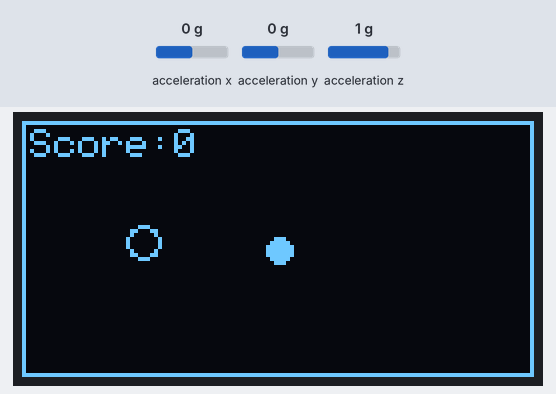
Recording of a sketch running on a simulated Arduino Uno, built with avr-gcc and run on an emulated ATmega328P. Shown: 128×64 one-colour display. The test bench sets the inputs (shaded band); at power-on: acceleration x 0 g, acceleration y 0 g, acceleration z 1 g. Random numbers use the default seed unless the sketch sets one.

Above: at 1.2 s.
1.3 s: acceleration x set to -1.4 g
At 2.7 s:
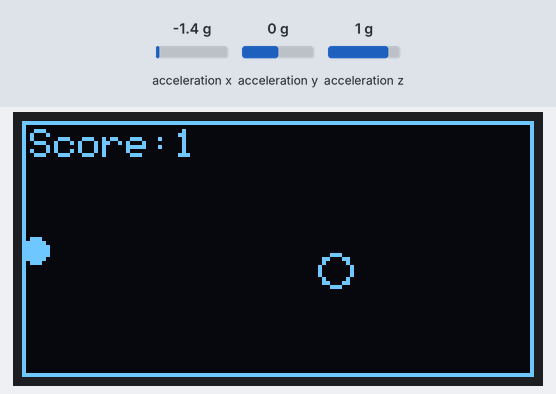
3.0 s: acceleration y set to -1.4 g
At 4.3 s:
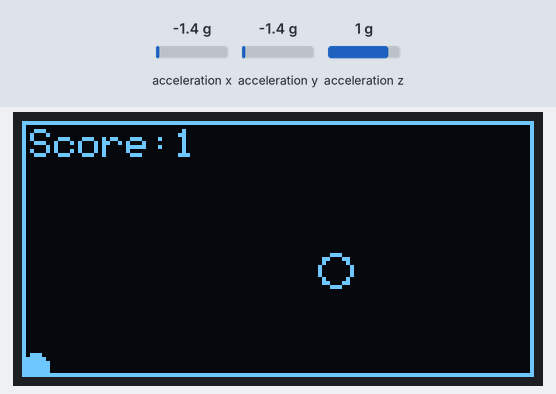
4.6 s: acceleration x set to 0.8 g
At 4.68 s:
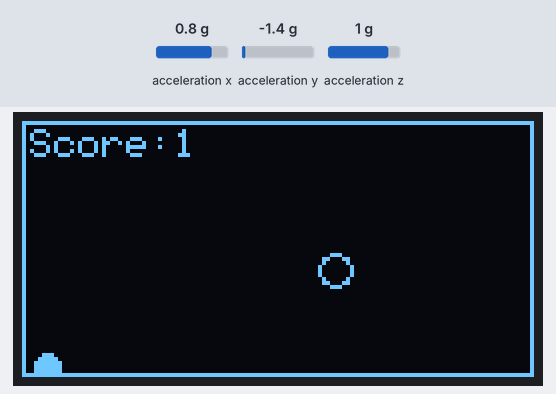
6.1 s: acceleration y set to 0.8 g
At 7.3 s:
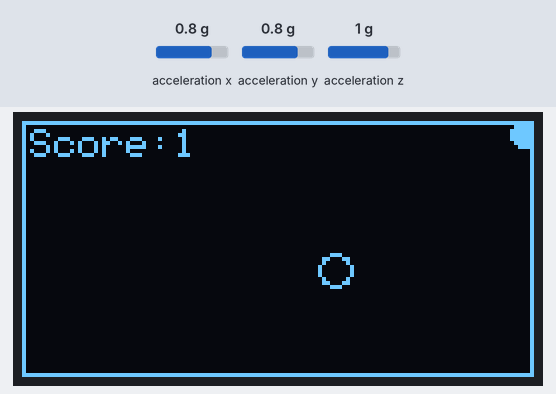
7.6 s: acceleration x set to -0.8 g
At 7.65 s:
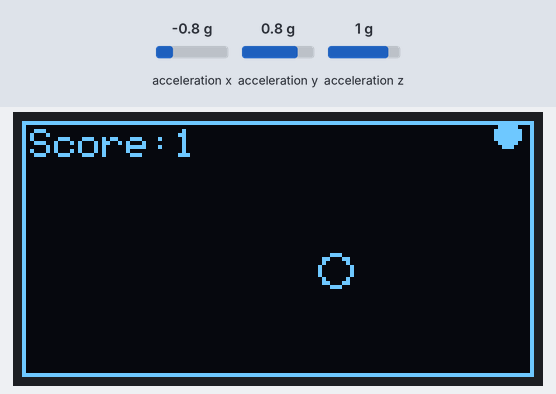
9.1 s: acceleration y set to -0.8 g
At 9.19 s:
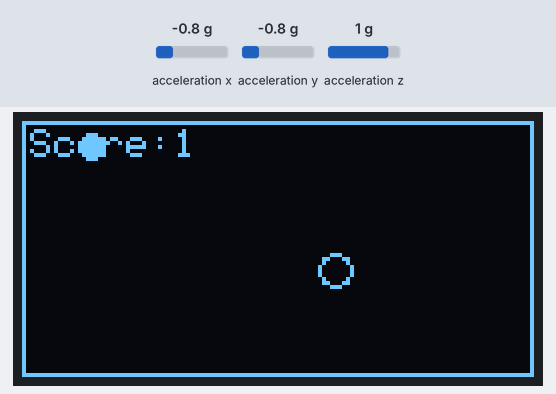

The sketch:

ADXL345_GAME_OLED.ino
```cpp
#include <Wire.h>
#include <Adafruit_GFX.h>
#include <Adafruit_SSD1306.h>
#include <Adafruit_ADXL345_U.h>

#define SCREEN_WIDTH 128
#define SCREEN_HEIGHT 64

Adafruit_SSD1306 display(SCREEN_WIDTH, SCREEN_HEIGHT, &Wire, -1);
Adafruit_ADXL345_Unified accel = Adafruit_ADXL345_Unified(123);

// Ball
int ballX = 64;
int ballY = 32;
int ballR = 3;

// Target
int targetX = 30;
int targetY = 30;

// Score
int score = 0;

void setup() {
  Wire.begin();

  display.begin(SSD1306_SWITCHCAPVCC, 0x3C);
  display.clearDisplay();

  if (!accel.begin()) {
    while (1);   // Stop if ADXL not detected
  }

  accel.setRange(ADXL345_RANGE_2_G);
  randomSeed(analogRead(A0));
}

void loop() {
  sensors_event_t event;
  accel.getEvent(&event);

  // Move ball using tilt
  ballX += event.acceleration.x * 0.5;
  ballY -= event.acceleration.y * 0.5;

  // Screen boundaries
  ballX = constrain(ballX, ballR, SCREEN_WIDTH - ballR);
  ballY = constrain(ballY, ballR, SCREEN_HEIGHT - ballR);

  // Target hit detection
  if (abs(ballX - targetX) < 6 && abs(ballY - targetY) < 6) {
    score++;
    targetX = random(10, SCREEN_WIDTH - 10);
    targetY = random(10, SCREEN_HEIGHT - 10);
  }

  // Draw everything
  display.clearDisplay();

  display.drawRect(0, 0, SCREEN_WIDTH, SCREEN_HEIGHT, SSD1306_WHITE);
  display.fillCircle(ballX, ballY, ballR, SSD1306_WHITE);
  display.drawCircle(targetX, targetY, 4, SSD1306_WHITE);

  display.setTextSize(1);
  display.setTextColor(SSD1306_WHITE);
  display.setCursor(2, 2);
  display.print("Score:");
  display.print(score);

  display.display();
  delay(30);
}
```

Measured:
- after the input at 1.3 s, the display: first changes after 0.06 s (image 1 shows a later state)
- after the input at 3.0 s, the display: first changes after 0.08 s (image 2 shows a later state)
- after the input at 4.6 s, the display: changes after 0.08 s (image 3)
- after the input at 7.6 s, the display: changes at once (image 5)
